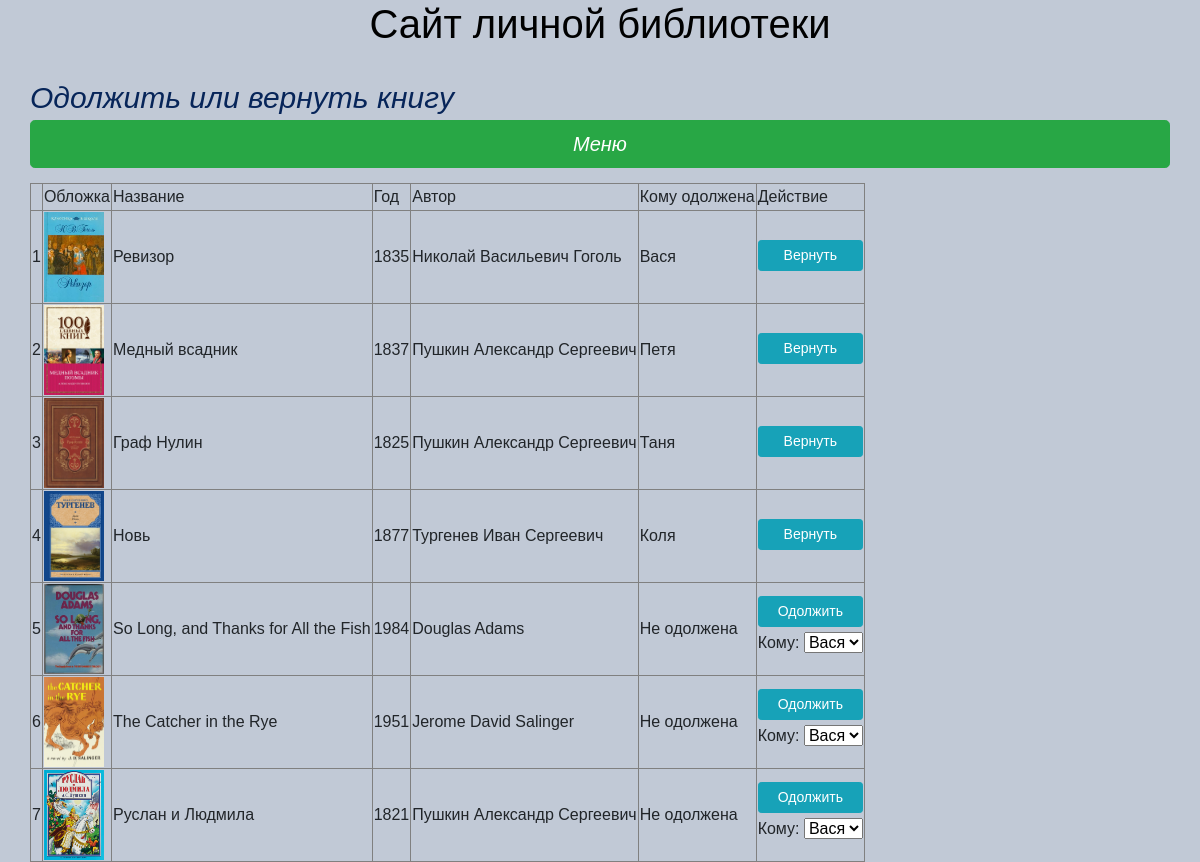
Screenshot of /p_library/lend_return with the database file from the repository.
### p_library/models.py (models this page shows, shortened)
class Book(models.Model):
    ISBN = models.CharField(max_length=13)
    title = models.TextField()
    description = models.TextField()
    year_release = models.SmallIntegerField()
    author = models.ForeignKey(Author, on_delete=models.CASCADE)
    copy_count = models.IntegerField(default=1)
    price = models.DecimalField(max_digits=30, decimal_places=2)
    publisher = models.ForeignKey(Publisher, null=True, blank=True, on_delete=models.CASCADE)
    lendedto = models.ForeignKey(Friend, null=True, blank=True, on_delete=models.CASCADE)
    cover = models.ImageField(upload_to="covers", blank=True)

class Author(models.Model):
    full_name = models.TextField()
    birth_year = models.SmallIntegerField()
    country = models.CharField(max_length=2)

class Friend(models.Model):
    name = models.TextField()

### p_library/views.py (the view)
# urls.py: path("lend_return", views.lend_return),
def lend_return(request):
    template = loader.get_template('lend_return.html')
    books = Book.objects.all()
    friends = Friend.objects.all()
    biblio_data = {
        "title": "мою библиотеку",
        "books": books,
        "friends": friends,
    }
    return HttpResponse(template.render(biblio_data, request))

### p_library/templates/lend_return.html (shortened to what this page needs)
{% extends 'base.html' %}
{% block extra_header %}
    Одолжить или вернуть книгу
{% endblock extra_header %}
{% block main_content %}
<div class="wrapperin">
    <table border="1">
        <tr>
            <td></td>
            <td>Обложка</td>
            <td>Название</td>
            <td>Год</td>
            <td>Автор</td>
            <td>Кому одолжена</td>
            <td>Действие</td>
        </tr>
        {% for book in books %}
        <tr>
            <td>{{forloop.counter}}</td>
            <td>
                {% if book.cover %}
                    <img src="{{ book.cover.url }}" height="90" width="60">
                {% endif %}
            </td>
            <td>{{ book.title }}</td>
            <td>{{ book.year_release }}</td>
            <td>{{ book.author.full_name }}</td>
            {% if book.lendedto == None %}
                <td>Не одолжена</td>
                <td>
                    <form action="/p_library/do_lend_return/" method="post" enctype="multipart/form-data">
                        <input type="submit" value="Одолжить" class="btn btn-info btn-sm btn-block mb-1" />
                        <label for="friendselect">Кому:</label>
                        <select name="fid" id="friendselect">
                        {% for friend in friends %}
                        <option value="{{friend.id}}">{{friend.name}}</option>
                        {% endfor %}
                        </select>
                    </form>
                </td>
            {% else %}
                <td>{{ book.lendedto.name }}</td>
                <td>
                    <form action="/p_library/do_lend_return/" method="post" enctype="multipart/form-data">
                        <input type="submit" value="Вернуть" class="btn btn-info btn-sm btn-block mb-1" />
                    </form>
                </td>
            {% endif %}
        </tr>
        {% endfor %}
    </table>
</div>
{% endblock main_content %}

### static/css/style.css (style rules this page uses)
body { display: flex; flex-wrap: wrap; width: 95%; flex-direction: column; justify-content: center; background-color: #c1c9d6; font-family: sans-serif; margin: 0 auto; }

### rows the page displays
Book: cover (picture), title "Ревизор", year_release "1835", author.full_name "Николай Васильевич Гоголь", lendedto.name "Вася"
Book: cover (picture), title "Медный всадник", year_release "1837", author.full_name "Пушкин Александр Сергеевич", lendedto.name "Петя"
Book: cover (picture), title "Граф Нулин", year_release "1825", author.full_name "Пушкин Александр Сергеевич", lendedto.name "Таня"
Book: cover (picture), title "Новь", year_release "1877", author.full_name "Тургенев Иван Сергеевич", lendedto.name "Коля"
Book: cover (picture), title "So Long, and Thanks for All the Fish", year_release "1984", author.full_name "Douglas Adams"
Book: cover (picture), title "The Catcher in the Rye", year_release "1951", author.full_name "Jerome David Salinger"
Book: cover (picture), title "Руслан и Людмила", year_release "1821", author.full_name "Пушкин Александр Сергеевич"

### other values shown
form field fid "Вася"
